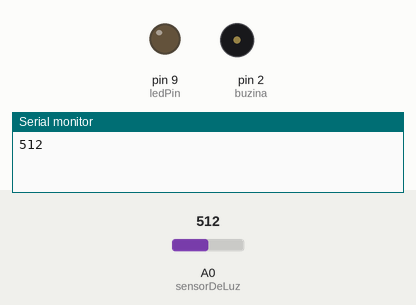
This sketch was run on a simulated Arduino Uno, built with avr-gcc and run on an emulated ATmega328P. Shown: output pins drawn as LEDs (lit = HIGH), buzzer (waves = sounding, pin HIGH), the last lines printed to the serial monitor. Inputs (shaded band) come from the test bench; at power-on: A0 (sensorDeLuz) = 512.

Above: at 2.8 s.
2.9 s: A0 (sensorDeLuz) set to 495
At 5.7 s:
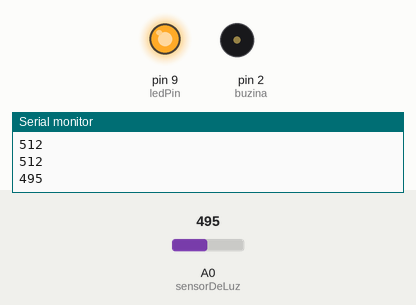
6.5 s: A0 (sensorDeLuz) set to 522
At 9.9 s:
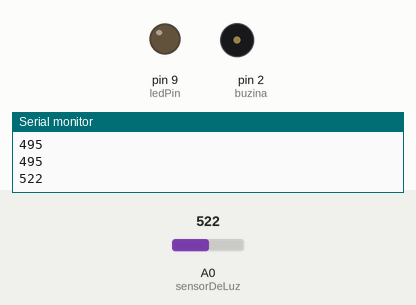
10.5 s: A0 (sensorDeLuz) set to 511
At 14.2 s:
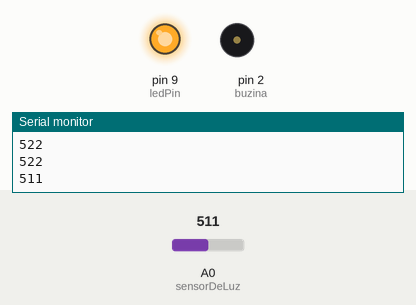
Timing chart, 0 to 15.7 s (numbered marks = the images above; inputs shaded):
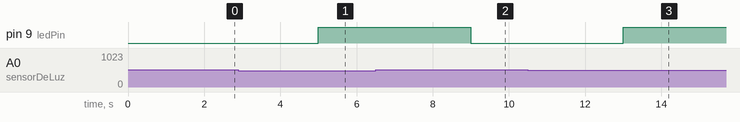

Measured:
- the behaviour switches between 512 and 511 on A0 (sensorDeLuz) (found by bisection; images 0 and 1)
- after the input at 2.9 s, pin 9 (ledPin): LOW → HIGH after 2.1 s
- after the input at 6.5 s, pin 9 (ledPin): HIGH → LOW after 2.5 s
- after the input at 10.5 s, pin 9 (ledPin): LOW → HIGH after 2.5 s

The sketch:

buzina.ino
```cpp
const int sensorDeLuz = A0;
int luzLida = 0;
int ledPin = 9;
int buzina = 2;
void setup()
{
  Serial.begin(9600);
  pinMode(ledPin,OUTPUT);
  pinMode(buzina,OUTPUT);
  pinMode(sensorDeLuz,INPUT);
}

void loop()
{
  luzLida = analogRead(sensorDeLuz);
  delay(1000);
  Serial.println(luzLida);
  if(luzLida < 512){
    //digitalWrite(buzina,HIGH);
    analogWrite(ledPin,255);
  }else{
    analogWrite(ledPin,0);
    //digitalWrite(buzina,LOW);
  }
  delay(1000);
}
```
